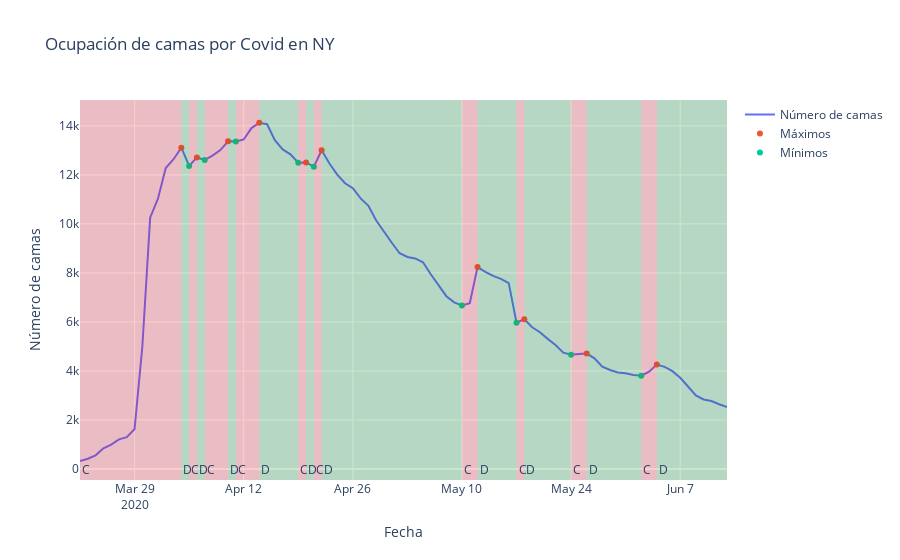

Write notebook code for a chart like this one.
### Code cell
fig02 = go.Figure()
x0 = table02.loc[0,'Fecha']
comp = table02.loc[0,'Comportamiento']
for index in table02.index:
    if index == 0:
        continue
    elif table02.loc[index,'Comportamiento'] == '--':
        x1 = table02.loc[index,'Fecha']
        if comp == 'Creciente': color = 'red'
        else: color = 'green'
        fig02.add_vrect(x0,x1, fillcolor=color, line_width=0, opacity=0.2, annotation_text=comp[0], annotation_position="bottom left")
        x0 = table02.loc[index,'Fecha']
        if comp == 'Creciente': comp = 'Decreciente'
        else: comp = 'Creciente'
        continue
    elif index == table02.index[-1]:
        x1 = table02.loc[index,'Fecha']
        if comp == 'Creciente': color = 'red'
        else: color = 'green'
        fig02.add_vrect(x0,x1, fillcolor=color, line_width=0, opacity=0.2, annotation_text=comp[0], annotation_position="bottom left",)
        continue
fig02.add_trace(go.Scatter(x = table02['Fecha'], y = table02['Ocupación de camas por Covid en NY'], mode='lines', name='Número de camas'))
table02_ = table02[table02['Criticos'] == 'Máximo']
fig02.add_trace(go.Scatter(x = table02_['Fecha'], y = table02_['Ocupación de camas por Covid en NY'], mode='markers', name='Máximos'))
table02_ = table02[table02['Criticos'] == 'Mínimo']
fig02.add_trace(go.Scatter(x = table02_['Fecha'], y = table02_['Ocupación de camas por Covid en NY'], mode='markers', name='Mínimos'))
fig02.update_layout(
    title='Ocupación de camas por Covid en NY',
    xaxis_title = 'Fecha',
    yaxis_title = 'Número de camas')

### Figure 1 — Plotly figure (JSON) as saved in the notebook; plotly's stock layout.template omitted (floating-point values rounded to 4 significant figures)
{"data": [{"mode": "lines", "name": "Número de camas", "type": "scatter", "x": ["2020-03-22T00:00:00", "2020-03-23T00:00:00", "2020-03-24T00:00:00", "2020-03-25T00:00:00", "2020-03-26T00:00:00", "2020-03-27T00:00:00", "2020-03-28T00:00:00", "2020-03-29T00:00:00", "2020-03-30T00:00:00", "2020-03-31T00:00:00", "2020-04-01T00:00:00", "2020-04-02T00:00:00", "2020-04-03T00:00:00", "2020-04-04T00:00:00", "2020-04-05T00:00:00", "2020-04-06T00:00:00", "2020-04-07T00:00:00", "2020-04-08T00:00:00", "2020-04-09T00:00:00", "2020-04-10T00:00:00", "2020-04-11T00:00:00", "2020-04-12T00:00:00", "2020-04-13T00:00:00", "2020-04-14T00:00:00", "2020-04-15T00:00:00", "2020-04-16T00:00:00", "2020-04-17T00:00:00", "2020-04-18T00:00:00", "2020-04-19T00:00:00", "2020-04-20T00:00:00", "2020-04-21T00:00:00", "2020-04-22T00:00:00", "2020-04-23T00:00:00", "2020-04-24T00:00:00", "2020-04-25T00:00:00", "2020-04-26T00:00:00", "2020-04-27T00:00:00", "2020-04-28T00:00:00", "2020-04-29T00:00:00", "2020-04-30T00:00:00", "2020-05-01T00:00:00", "2020-05-02T00:00:00", "2020-05-03T00:00:00", "2020-05-04T00:00:00", "2020-05-05T00:00:00", "2020-05-06T00:00:00", "2020-05-07T00:00:00", "2020-05-08T00:00:00", "2020-05-09T00:00:00", "2020-05-10T00:00:00", "2020-05-11T00:00:00", "2020-05-12T00:00:00", "2020-05-13T00:00:00", "2020-05-14T00:00:00", "2020-05-15T00:00:00", "2020-05-16T00:00:00", "2020-05-17T00:00:00", "2020-05-18T00:00:00", "2020-05-19T00:00:00", "2020-05-20T00:00:00", "2020-05-21T00:00:00", "2020-05-22T00:00:00", "2020-05-23T00:00:00", "2020-05-24T00:00:00", "2020-05-25T00:00:00", "2020-05-26T00:00:00", "2020-05-27T00:00:00", "2020-05-28T00:00:00", "2020-05-29T00:00:00", "2020-05-30T00:00:00", "2020-05-31T00:00:00", "2020-06-01T00:00:00", "2020-06-02T00:00:00", "2020-06-03T00:00:00", "2020-06-04T00:00:00", "2020-06-05T00:00:00", "2020-06-06T00:00:00", "2020-06-07T00:00:00", "2020-06-08T00:00:00", "2020-06-09T00:00:00", "2020-06-10T00:00:00", "2020-06-11T00:00:00", "2020-06-12T00:00:00", "2020-06-13T00:00:00"], "y": [324, 417, 554, 843, 992, 1205, 1294, 1630, 5007, 10251, 11029, 12278, 12637, 13107, 12363, 12711, 12611, 12787, 13009, 13369, 13361, 13443, 13909, 14126, 14067, 13419, 13038, 12838, 12496, 12507, 12335, 13005, 12461, 12009, 11657, 11453, 11037, 10736, 10137, 9662, 9229, 8802, 8648, 8591, 8434, 7942, 7469, 7049, 6798, 6674, 6763, 8237, 8040, 7875, 7758, 7580, 5966, 6110, 5781, 5580, 5308, 5056, 4746, 4659, 4690, 4708, 4516, 4172, 4036, 3939, 3903, 3836, 3805, 3970, 4261, 4166, 3989, 3720, 3363, 3001, 2835, 2772, 2638, 2530]}, {"mode": "markers", "name": "Máximos", "type": "scatter", "x": ["2020-04-04T00:00:00", "2020-04-06T00:00:00", "2020-04-10T00:00:00", "2020-04-14T00:00:00", "2020-04-20T00:00:00", "2020-04-22T00:00:00", "2020-05-12T00:00:00", "2020-05-18T00:00:00", "2020-05-26T00:00:00", "2020-06-04T00:00:00"], "y": [13107, 12711, 13369, 14126, 12507, 13005, 8237, 6110, 4708, 4261]}, {"mode": "markers", "name": "Mínimos", "type": "scatter", "x": ["2020-04-05T00:00:00", "2020-04-07T00:00:00", "2020-04-11T00:00:00", "2020-04-19T00:00:00", "2020-04-21T00:00:00", "2020-05-10T00:00:00", "2020-05-17T00:00:00", "2020-05-24T00:00:00", "2020-06-02T00:00:00"], "y": [12363, 12611, 13361, 12496, 12335, 6674, 5966, 4659, 3805]}], "layout": {"annotations": [{"showarrow": false, "text": "C", "x": "2020-03-22T00:00:00", "xanchor": "left", "xref": "x", "y": 0, "yanchor": "bottom", "yref": "y domain"}, {"showarrow": false, "text": "D", "x": "2020-04-04T00:00:00", "xanchor": "left", "xref": "x", "y": 0, "yanchor": "bottom", "yref": "y domain"}, {"showarrow": false, "text": "C", "x": "2020-04-05T00:00:00", "xanchor": "left", "xref": "x", "y": 0, "yanchor": "bottom", "yref": "y domain"}, {"showarrow": false, "text": "D", "x": "2020-04-06T00:00:00", "xanchor": "left", "xref": "x", "y": 0, "yanchor": "bottom", "yref": "y domain"}, {"showarrow": false, "text": "C", "x": "2020-04-07T00:00:00", "xanchor": "left", "xref": "x", "y": 0, "yanchor": "bottom", "yref": "y domain"}, {"showarrow": false, "text": "D", "x": "2020-04-10T00:00:00", "xanchor": "left", "xref": "x", "y": 0, "yanchor": "bottom", "yref": "y domain"}, {"showarrow": false, "text": "C", "x": "2020-04-11T00:00:00", "xanchor": "left", "xref": "x", "y": 0, "yanchor": "bottom", "yref": "y domain"}, {"showarrow": false, "text": "D", "x": "2020-04-14T00:00:00", "xanchor": "left", "xref": "x", "y": 0, "yanchor": "bottom", "yref": "y domain"}, {"showarrow": false, "text": "C", "x": "2020-04-19T00:00:00", "xanchor": "left", "xref": "x", "y": 0, "yanchor": "bottom", "yref": "y domain"}, {"showarrow": false, "text": "D", "x": "2020-04-20T00:00:00", "xanchor": "left", "xref": "x", "y": 0, "yanchor": "bottom", "yref": "y domain"}, {"showarrow": false, "text": "C", "x": "2020-04-21T00:00:00", "xanchor": "left", "xref": "x", "y": 0, "yanchor": "bottom", "yref": "y domain"}, {"showarrow": false, "text": "D", "x": "2020-04-22T00:00:00", "xanchor": "left", "xref": "x", "y": 0, "yanchor": "bottom", "yref": "y domain"}, {"showarrow": false, "text": "C", "x": "2020-05-10T00:00:00", "xanchor": "left", "xref": "x", "y": 0, "yanchor": "bottom", "yref": "y domain"}, {"showarrow": false, "text": "D", "x": "2020-05-12T00:00:00", "xanchor": "left", "xref": "x", "y": 0, "yanchor": "bottom", "yref": "y domain"}, {"showarrow": false, "text": "C", "x": "2020-05-17T00:00:00", "xanchor": "left", "xref": "x", "y": 0, "yanchor": "bottom", "yref": "y domain"}, {"showarrow": false, "text": "D", "x": "2020-05-18T00:00:00", "xanchor": "left", "xref": "x", "y": 0, "yanchor": "bottom", "yref": "y domain"}, {"showarrow": false, "text": "C", "x": "2020-05-24T00:00:00", "xanchor": "left", "xref": "x", "y": 0, "yanchor": "bottom", "yref": "y domain"}, {"showarrow": false, "text": "D", "x": "2020-05-26T00:00:00", "xanchor": "left", "xref": "x", "y": 0, "yanchor": "bottom", "yref": "y domain"}, {"showarrow": false, "text": "C", "x": "2020-06-02T00:00:00", "xanchor": "left", "xref": "x", "y": 0, "yanchor": "bottom", "yref": "y domain"}, {"showarrow": false, "text": "D", "x": "2020-06-04T00:00:00", "xanchor": "left", "xref": "x", "y": 0, "yanchor": "bottom", "yref": "y domain"}], "shapes": [{"fillcolor": "red", "line": {"width": 0}, "opacity": 0.2, "type": "rect", "x0": "2020-03-22T00:00:00", "x1": "2020-04-04T00:00:00", "xref": "x", "y0": 0, "y1": 1, "yref": "y domain"}, {"fillcolor": "green", "line": {"width": 0}, "opacity": 0.2, "type": "rect", "x0": "2020-04-04T00:00:00", "x1": "2020-04-05T00:00:00", "xref": "x", "y0": 0, "y1": 1, "yref": "y domain"}, {"fillcolor": "red", "line": {"width": 0}, "opacity": 0.2, "type": "rect", "x0": "2020-04-05T00:00:00", "x1": "2020-04-06T00:00:00", "xref": "x", "y0": 0, "y1": 1, "yref": "y domain"}, {"fillcolor": "green", "line": {"width": 0}, "opacity": 0.2, "type": "rect", "x0": "2020-04-06T00:00:00", "x1": "2020-04-07T00:00:00", "xref": "x", "y0": 0, "y1": 1, "yref": "y domain"}, {"fillcolor": "red", "line": {"width": 0}, "opacity": 0.2, "type": "rect", "x0": "2020-04-07T00:00:00", "x1": "2020-04-10T00:00:00", "xref": "x", "y0": 0, "y1": 1, "yref": "y domain"}, {"fillcolor": "green", "line": {"width": 0}, "opacity": 0.2, "type": "rect", "x0": "2020-04-10T00:00:00", "x1": "2020-04-11T00:00:00", "xref": "x", "y0": 0, "y1": 1, "yref": "y domain"}, {"fillcolor": "red", "line": {"width": 0}, "opacity": 0.2, "type": "rect", "x0": "2020-04-11T00:00:00", "x1": "2020-04-14T00:00:00", "xref": "x", "y0": 0, "y1": 1, "yref": "y domain"}, {"fillcolor": "green", "line": {"width": 0}, "opacity": 0.2, "type": "rect", "x0": "2020-04-14T00:00:00", "x1": "2020-04-19T00:00:00", "xref": "x", "y0": 0, "y1": 1, "yref": "y domain"}, {"fillcolor": "red", "line": {"width": 0}, "opacity": 0.2, "type": "rect", "x0": "2020-04-19T00:00:00", "x1": "2020-04-20T00:00:00", "xref": "x", "y0": 0, "y1": 1, "yref": "y domain"}, {"fillcolor": "green", "line": {"width": 0}, "opacity": 0.2, "type": "rect", "x0": "2020-04-20T00:00:00", "x1": "2020-04-21T00:00:00", "xref": "x", "y0": 0, "y1": 1, "yref": "y domain"}, {"fillcolor": "red", "line": {"width": 0}, "opacity": 0.2, "type": "rect", "x0": "2020-04-21T00:00:00", "x1": "2020-04-22T00:00:00", "xref": "x", "y0": 0, "y1": 1, "yref": "y domain"}, {"fillcolor": "green", "line": {"width": 0}, "opacity": 0.2, "type": "rect", "x0": "2020-04-22T00:00:00", "x1": "2020-05-10T00:00:00", "xref": "x", "y0": 0, "y1": 1, "yref": "y domain"}, {"fillcolor": "red", "line": {"width": 0}, "opacity": 0.2, "type": "rect", "x0": "2020-05-10T00:00:00", "x1": "2020-05-12T00:00:00", "xref": "x", "y0": 0, "y1": 1, "yref": "y domain"}, {"fillcolor": "green", "line": {"width": 0}, "opacity": 0.2, "type": "rect", "x0": "2020-05-12T00:00:00", "x1": "2020-05-17T00:00:00", "xref": "x", "y0": 0, "y1": 1, "yref": "y domain"}, {"fillcolor": "red", "line": {"width": 0}, "opacity": 0.2, "type": "rect", "x0": "2020-05-17T00:00:00", "x1": "2020-05-18T00:00:00", "xref": "x", "y0": 0, "y1": 1, "yref": "y domain"}, {"fillcolor": "green", "line": {"width": 0}, "opacity": 0.2, "type": "rect", "x0": "2020-05-18T00:00:00", "x1": "2020-05-24T00:00:00", "xref": "x", "y0": 0, "y1": 1, "yref": "y domain"}, {"fillcolor": "red", "line": {"width": 0}, "opacity": 0.2, "type": "rect", "x0": "2020-05-24T00:00:00", "x1": "2020-05-26T00:00:00", "xref": "x", "y0": 0, "y1": 1, "yref": "y domain"}, {"fillcolor": "green", "line": {"width": 0}, "opacity": 0.2, "type": "rect", "x0": "2020-05-26T00:00:00", "x1": "2020-06-02T00:00:00", "xref": "x", "y0": 0, "y1": 1, "yref": "y domain"}, {"fillcolor": "red", "line": {"width": 0}, "opacity": 0.2, "type": "rect", "x0": "2020-06-02T00:00:00", "x1": "2020-06-04T00:00:00", "xref": "x", "y0": 0, "y1": 1, "yref": "y domain"}, {"fillcolor": "green", "line": {"width": 0}, "opacity": 0.2, "type": "rect", "x0": "2020-06-04T00:00:00", "x1": "2020-06-13T00:00:00", "xref": "x", "y0": 0, "y1": 1, "yref": "y domain"}], "title": {"text": "Ocupación de camas por Covid en NY"}, "xaxis": {"title": {"text": "Fecha"}}, "yaxis": {"title": {"text": "Número de camas"}}}}
